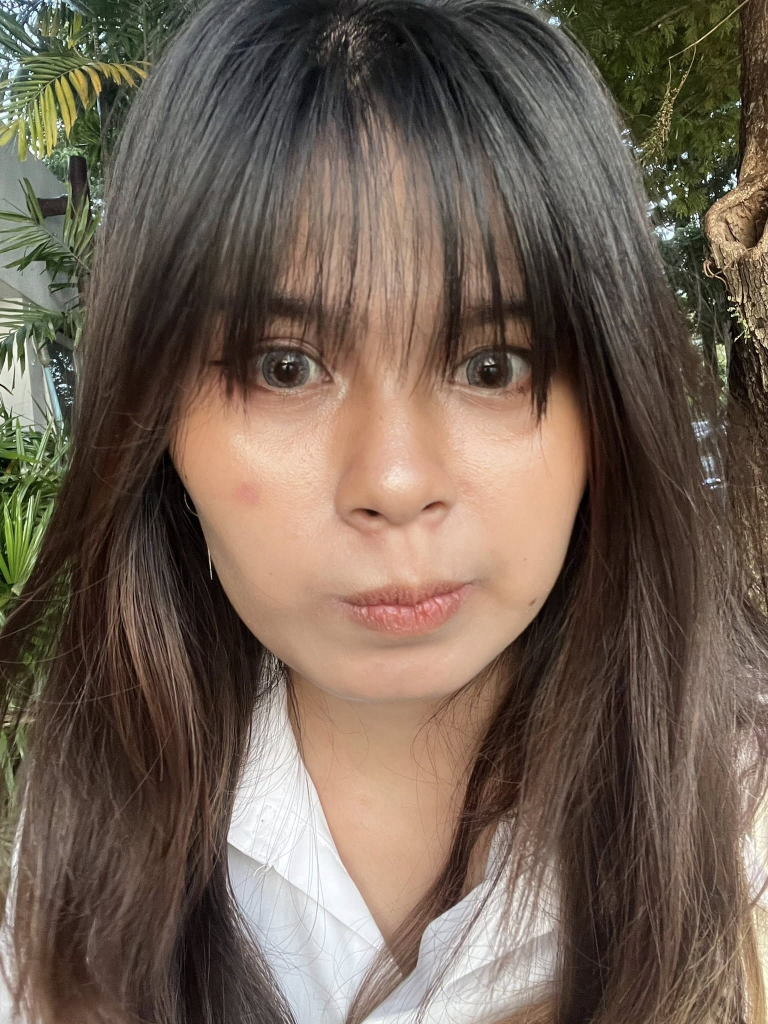
#> input picture image/myface.jpg, 1536 x 2048 px (shown at 1/2 size)
$ python basic24.py
#> lines starting #> are read from the running program, lines starting #| are printed output that depends on the picture; after the words box and inside, x2 and y2 are one past the last pixel; in counts of white or black regions, pixels touching at a corner belong together
#ตรวจจับใบหน้าและดวงตา จากภาพ basic24
import cv2

img = cv2.imread("image/myface.jpg") #อ่านภาพ
#> img is the input picture: shape (2048, 1536, 3); mean B, G, R 84.2, 97.2, 112.6
img = cv2.resize(img,(400,500))#ปรับขนาดภาพ
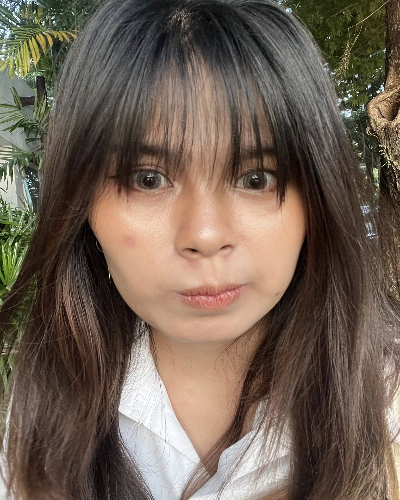
#> img: shape (500, 400, 3); mean B, G, R 84, 97.1, 112.5

#อ่านไฟล์ สำหรับ classification
face_cascade = cv2.CascadeClassifier("Detect/haarcascade_frontalface_default.xml")#ตรวจจับใบหน้า
eye_cascade = cv2.CascadeClassifier("Detect/haarcascade_eye_tree_eyeglasses.xml")#ตรวจจับดวงตา

#อ่านไฟล์ xml
face_cascade = cv2.CascadeClassifier("Detect/haarcascade_frontalface_default.xml")#ตรวจจับใบหน้า
eye_cascade = cv2.CascadeClassifier("Detect/haarcascade_eye_tree_eyeglasses.xml")#ตรวจจับดวงตา

#ก่อนเราจะแยกใบหน้า อันดับแรกเราต้องภาพสีของเราเป็นภาพ GrayScale ก่อน
gray_img = cv2.cvtColor(img,cv2.COLOR_BGR2GRAY)#คือเป็นการแปลงภาพให้เป็นภาพ GrayScale โดยเก็บไว้ในตัวแปร gray_img
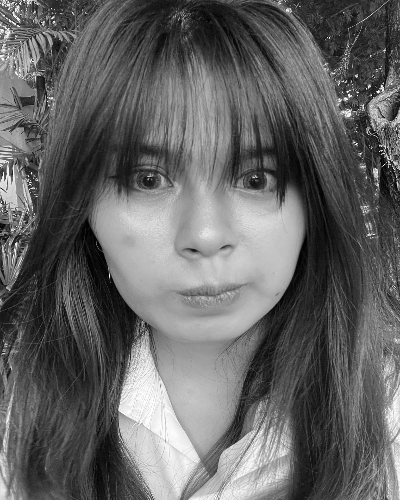
#> gray_img: shape (500, 400); min 0, max 255, mean 100.2

#ตรวจจับใบหน้า
face_detect = face_cascade.detectMultiScale(gray_img, scaleFactor=1.2, minNeighbors=3)#ตรวจจับใบหน้า ,face_detect คือตัวแปรที่เก็บค่าของการตรวจจับใบหน้า
#> face_detect = [[73, 88, 262, 262]]
#,detectMultiScale คือการใช้ตรวจจับใบหน้าจากภาพ GrayScale โดยเก็บไว้ในตัวแปร face_detect ,scale_factor คือ การลดขนาดภาพ
# ,minNeighborคือ สร้างกล่องสี่เหลี่ยมที่ใบหน้าที่ใกล้เคียงที่ตวรจจับได้

#ตรวจจับดวงตา
eye_detect = eye_cascade.detectMultiScale(gray_img,scaleFactor=1.2,minNeighbors =2)#ตรวจจับดวงตา, eye_detect คือตัวแปรที่เก็บค่าของการตรวจจับดวงตา,
#> eye_detect = [[121, 153, 55, 55], [226, 151, 61, 61]]
#,detectMultiScale คือการใช้ตรวจจับดวงตาจากภาพ GrayScale โดยเก็บไว้ในตัวแปร eye_detect
# ,scale_factor คือ การลดขนาดภาพ
# ,minNeighborคือ สร้างกล่องสี่เหลี่ยมที่ใบหน้าที่ใกล้เคียงที่ตวรจจับได้

#*************************
# ทำloopซ้อนloop เพื่อแสดงตำแหน่งใบหน้าและดวงตาที่ตรวจพบ
# วนลูปในตัวแปร face_detectและ eye_detect โดยตัวแปร x,y,w,h และ a,b,c,d คือตัวแปรที่เก็บค่าของตำแหน่งใบหน้าและดวงตาไม่ให้ซ้ำกัน***

for(x,y,w,h) in eye_detect: #วนลูปเพื่อแสดงตำแหน่งดวงตาที่ตรวจพบ
    cv2.rectangle(img,(x,y),(x+w,y+h),(255,0,0),thickness= 5)   #แสดงตำแหน่งดวงตาที่ตรวจพบ
    for (a,b,c,d) in face_detect: #วนลูปเพื่อแสดงตำแหน่งใบหน้าที่ตรวจพบ
        cv2.rectangle(img,(a,b),(a+c,b+d),(0,255,0),thickness= 5) #แสดงตำแหน่งใบหน้าที่ตรวจพบ
#> this loop made 2 passes
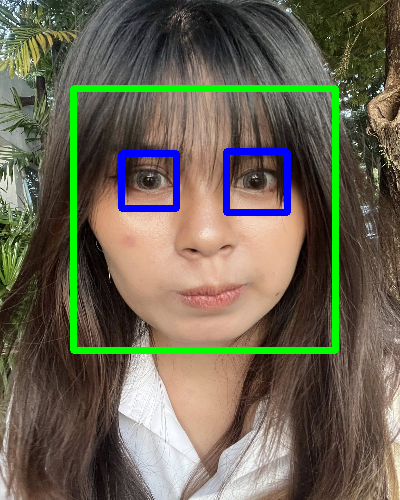
#> img: shape (500, 400, 3); 5.26% of pixels changed, all inside (x1, y1, x2, y2) = (70, 85, 339, 354)

#แสดงภาพ
cv2.imshow("Original",img)#แสดงภาพต้นฉบับ
cv2.imshow("Result",gray_img)#แสดงภาพ GrayScale
cv2.waitKey(0)#รอปิดหน้าต่าง
cv2.destroyAllWindows()#ปิดหน้าต่าง
#จำแนกใบหน้าจากภาพ GrayScale

$ run again, with image/ball.jpg copied over image/myface.jpg
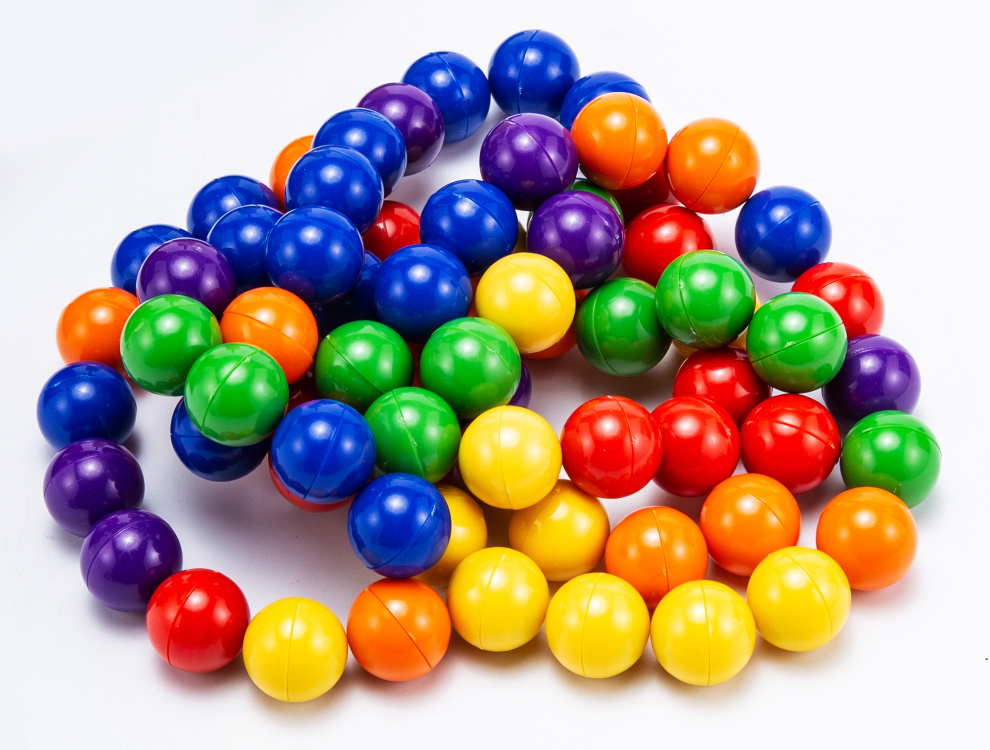
#> input picture image/ball.jpg, 1980 x 1500 px (shown at 1/2 size)
#> img is the input picture: shape (1500, 1980, 3); mean B, G, R 148, 162.4, 179.5
#> `img = cv2.resize(img,(400,500))#ปรับขนาดภาพ`:
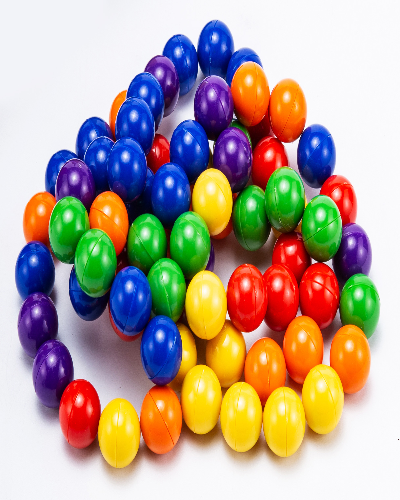
#> img: shape (500, 400, 3); mean B, G, R 148, 162.4, 179.5
#> `gray_img = cv2.cvtColor(img,cv2.COLOR_BGR2GRAY)#คือเป็นการแปลงภาพให้เป..`:
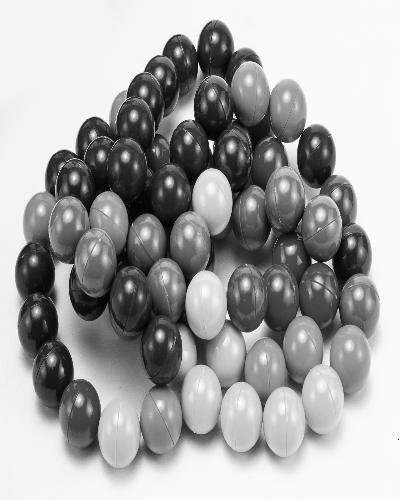
#> gray_img: shape (500, 400); min 3, max 253, mean 165.8
#> face_detect = ()

$ run again, with image/ballcolor.jpg copied over image/myface.jpg
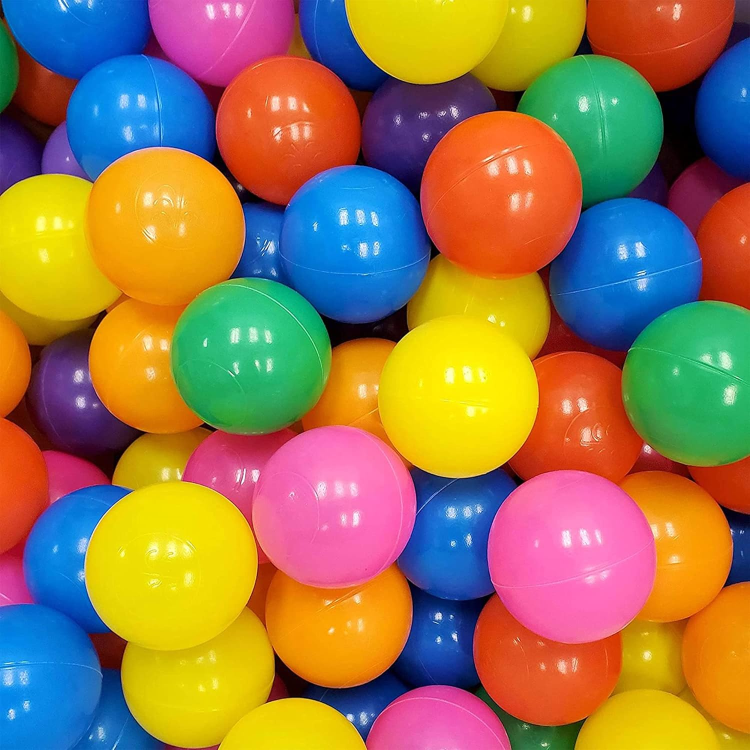
#> input picture image/ballcolor.jpg, 1500 x 1500 px (shown at 1/2 size)
#> img is the input picture: shape (1500, 1500, 3); mean B, G, R 79.3, 120.9, 152.7
#> `img = cv2.resize(img,(400,500))#ปรับขนาดภาพ`:
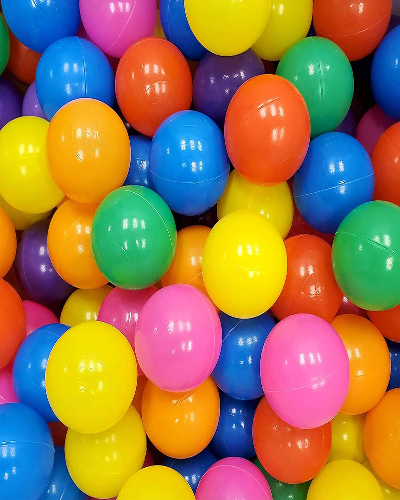
#> img: shape (500, 400, 3); mean B, G, R 79.3, 120.9, 152.7
#> `gray_img = cv2.cvtColor(img,cv2.COLOR_BGR2GRAY)#คือเป็นการแปลงภาพให้เป..`:
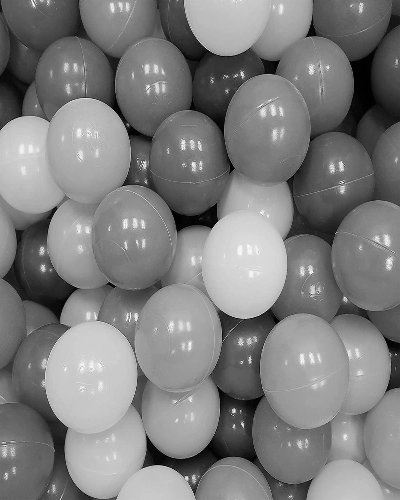
#> gray_img: shape (500, 400); min 0, max 250, mean 125.7
#> face_detect = [[37, 42, 52, 52], [193, 289, 104, 104]]
#> eye_detect = ()
